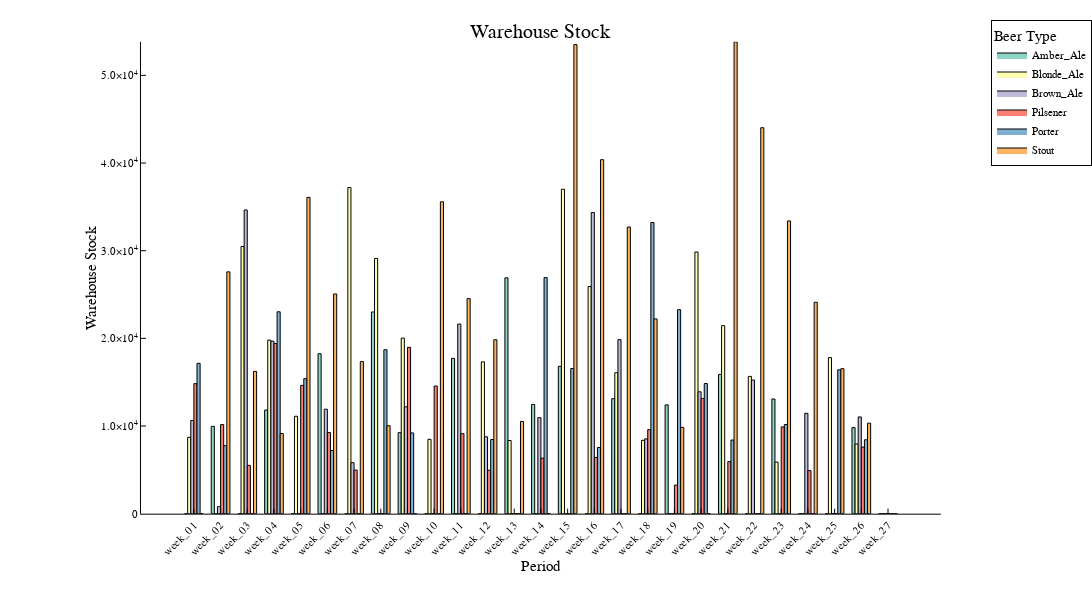

Notebook source saved alongside this figure:
### Markdown cell above
The following code creates the warehouse stock plot.

### Code cell
productionResults = create_production_results()
p = create_warehouse_plot(productionResults)
